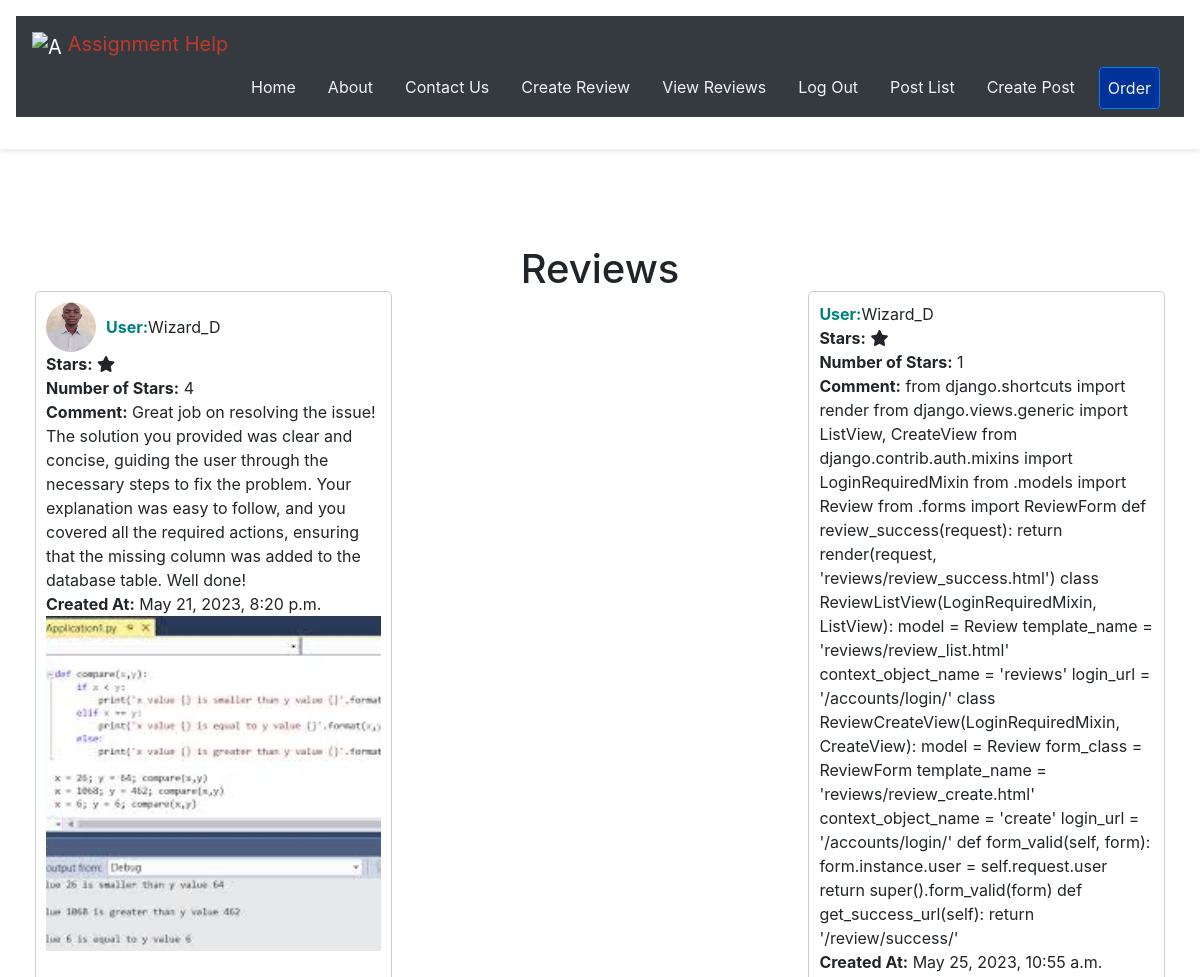
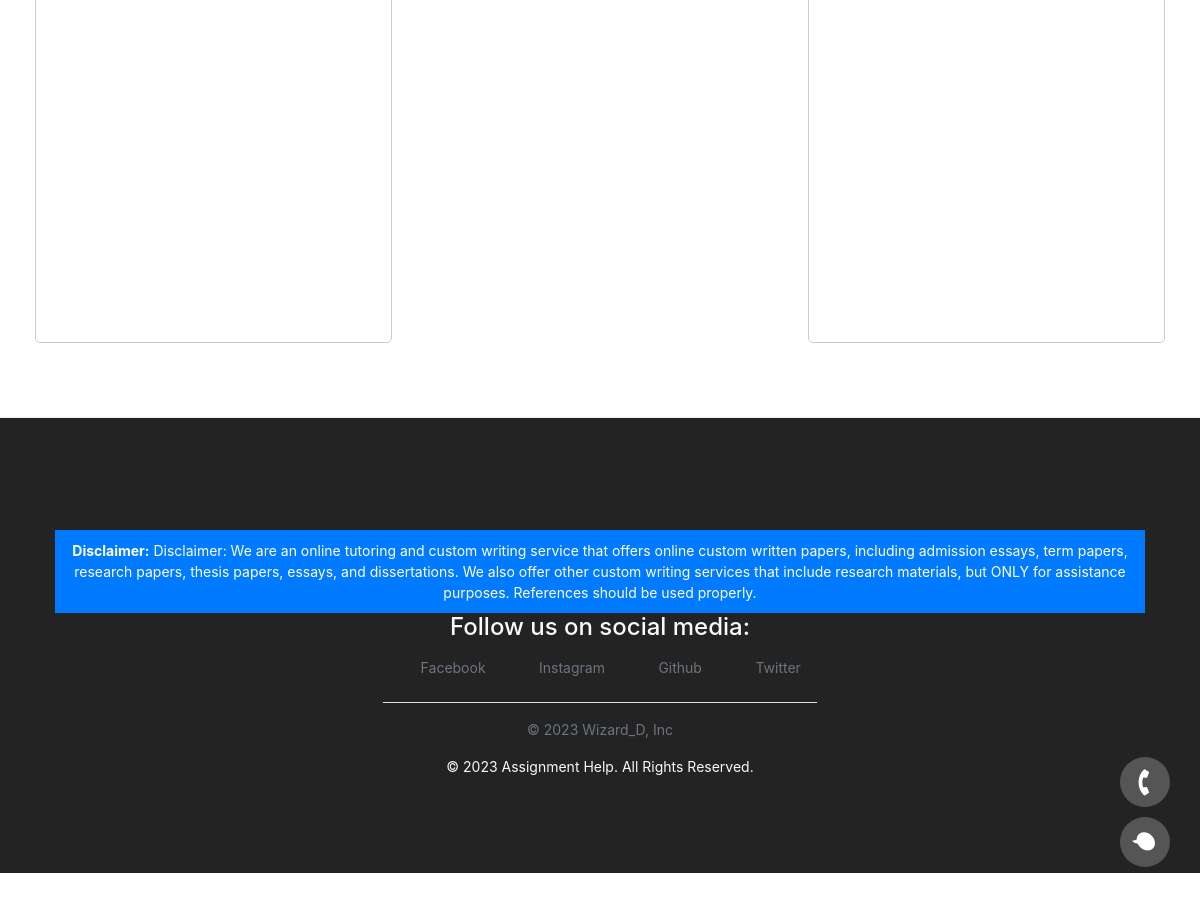
Page /reviews/ (signed in) on the earlier database version (2 pictures, top to bottom).
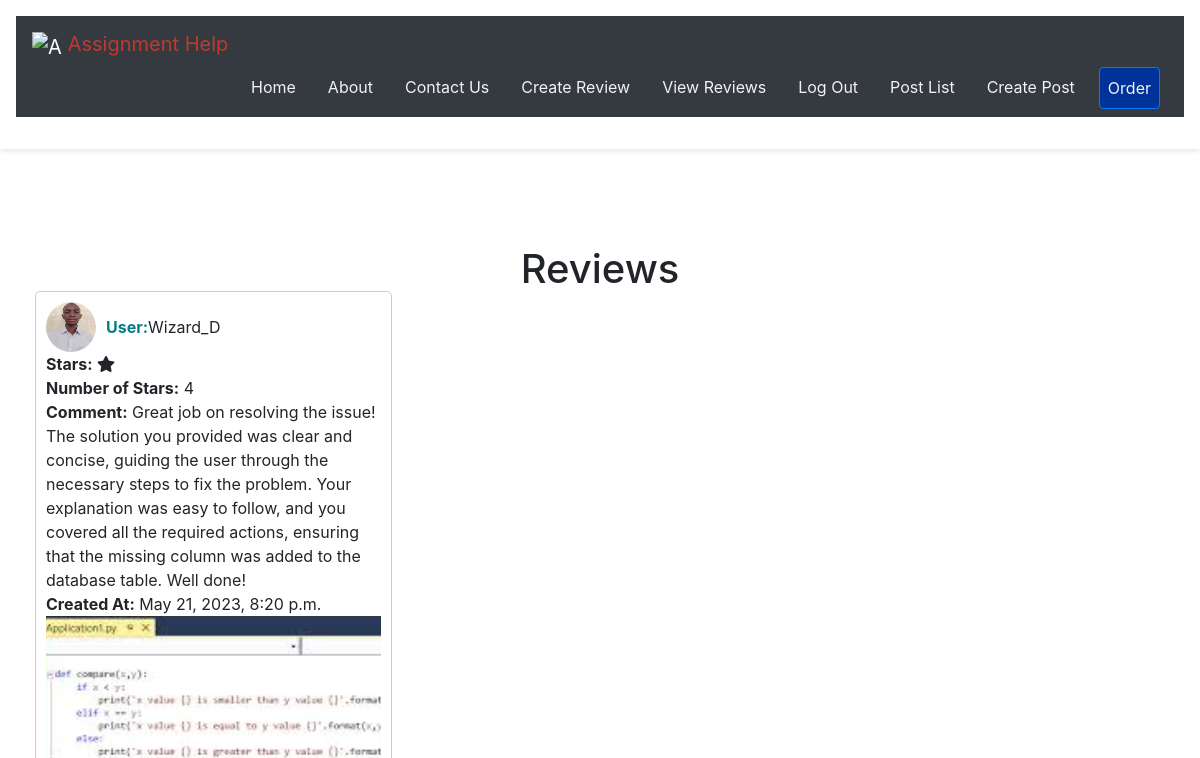
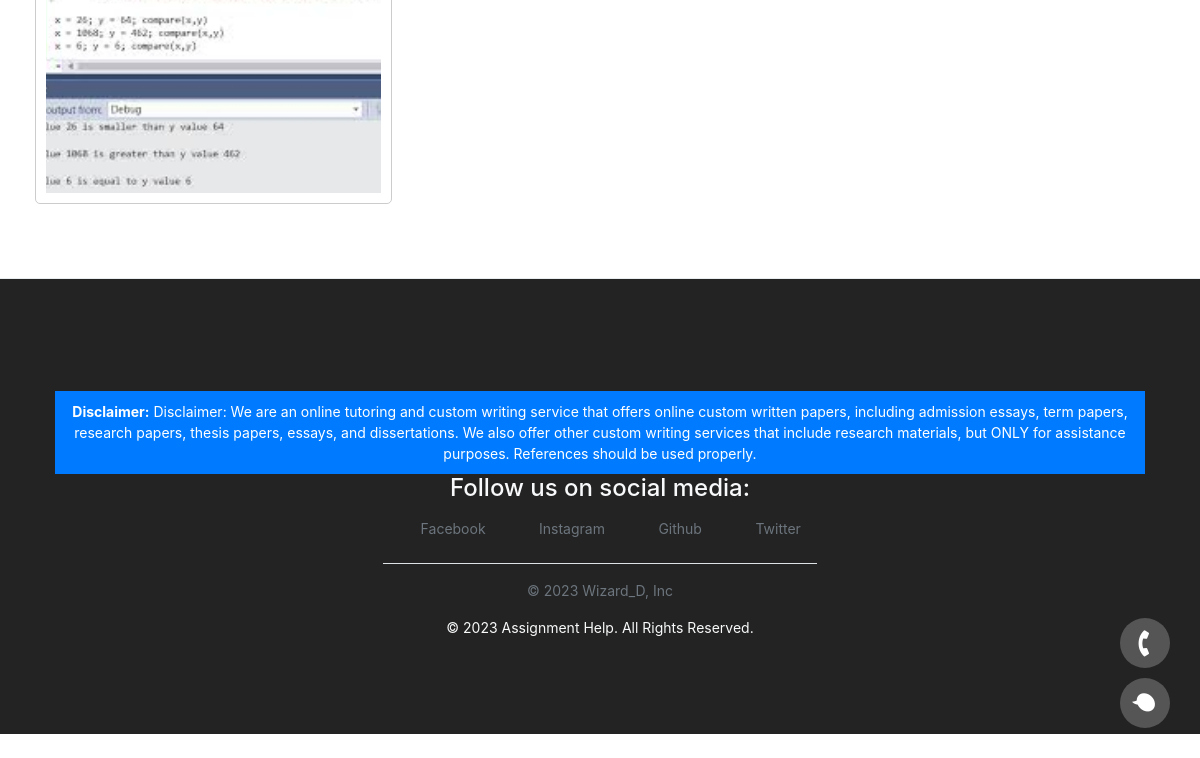
Same page on the later database version (2 pictures, top to bottom).
### reviews/models.py (models this page shows, shortened)
class Review(models.Model):
    user = models.ForeignKey(settings.AUTH_USER_MODEL, on_delete=models.CASCADE)
    stars = models.CharField(max_length=1, choices=[('1', '1'), ('2', '2'), ('3', '3'), ('4', '4'), ('5', '5')], blank=True, null=True)
    comment = models.TextField(blank=True)
    created_at = models.DateTimeField(auto_now_add=True)
    user_image = models.ImageField(upload_to='user_images', blank= True, null=True)
    comment_image = models.ImageField(upload_to='comment_images', blank=True, null=True)

### users/models.py (models this page shows)
class CustomUser(AbstractUser):
    pass

### reviews/views.py (the view)
# urls.py: path('', login_required(ReviewListView.as_view()), name='review_list'),
class ReviewListView(LoginRequiredMixin, ListView):
    model = Review
    template_name = 'reviews/review_list.html'
    context_object_name = 'reviews'
    login_url = '/accounts/login/'

### pages/templates/reviews/review_list.html (shortened to what this page needs)
{% extends 'base.html' %}
{% block content %}
  <h1>Reviews</h1>
  <div class="review-grid">
    {% for review in reviews %}
      <div class="review-item">
        <div class="user-info">
          {% if review.user_image %}
            <img src="{{ review.user_image.url }}" alt="User Image" class="review-image">
          {% endif %}
          <strong class="review-username">User:</strong> {{ review.user.username }}
        </div>
        <strong>Stars:</strong>
        {% for _ in review.stars|default:0 %}
          <i class="fas fa-star"></i>
        {% endfor %}
        <br>
        <strong>Number of Stars:</strong> {{ review.stars|default:"0" }}
        <br>
        <strong>Comment:</strong> {{ review.comment }}<br>
        <strong>Created At:</strong> {{ review.created_at }}<br>
        <div class="comment-image-container">
          {% if review.comment_image %}
            <img src="{{ review.comment_image.url }}" alt="Comment Image" class="comment-image">
          {% endif %}
        </div>
      </div>
    {% empty %}
      <div class="no-reviews">No reviews available.</div>
    {% endfor %}
  </div>
{% endblock %}
{% block footer %}
  {% include 'footer.html' %}
{% endblock %}

Differences in the rows shown:
removed Review: user.username "Wizard_D", stars "1", comment "from django.shortcuts import render from django.views.generic import ListView, CreateView from django.contrib.auth.mixins import LoginRequiredMixin from .models import Review from .forms import ReviewForm def review_success(request): return render(request, 'reviews/review_success.html') class ReviewListView(LoginRequiredMixin, ListView): model = Review template_name = 'reviews/review_list.html' context_object_name = 'reviews' login_url = '/accounts/login/' class ReviewCreateView(LoginRequiredMixin, CreateView): model = Review form_class = ReviewForm template_name = 'reviews/review_create.html' context_object_name = 'create' login_url = '/accounts/login/' def form_valid(self, form):…", created_at "May 25, 2023, 10:55 a.m."
